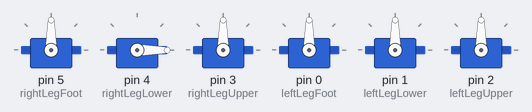
Bench run of a sketch on a simulated Arduino Uno, built with avr-gcc and run on an emulated ATmega328P. Parts: 6 × servo.

Above: at 0.1 s.
Timing chart, 0 to 3.0 s (numbered marks = the images above):
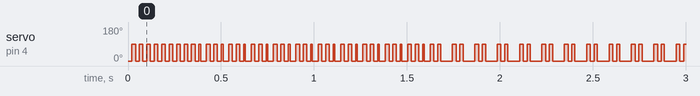

Measured:
- by itself, servo on pin 4 (rightLegLower): alternates 90° for 0.02 s and 0° for 0.02 s

The sketch:

nguyenMichaelCode2.ino
```cpp
#include <Servo.h>

Servo rightLegFoot;
Servo rightLegLower;
Servo rightLegUpper;
Servo leftLegFoot;
Servo leftLegLower;
Servo leftLegUpper;

float L1 = 50.0; // Length of the upper leg in millimeters.
float L2 = 68.79707; // Length of the lower leg in millimeters.


void rightLegMovement(){
  rightLegUpper.write(90);
  delay(100);
  rightLegLower.write(-90);
  delay(100);
  rightLegUpper.write(0);
  delay(100);
  rightLegLower.write(0);
  delay(100);
}

void equilibriumPostion(){
  // Function resets servo shaft positions to 0.
    int equilibriumPos = 90;
    rightLegFoot.write(equilibriumPos);
    rightLegLower.write(equilibriumPos);
    rightLegUpper.write(equilibriumPos);
    leftLegFoot.write(equilibriumPos);
    leftLegLower.write(equilibriumPos);
    leftLegUpper.write(equilibriumPos);
}


void servoSetup(){
  // Function assigns a digital pin to each servo motor.
    rightLegFoot.attach(5);
    rightLegLower.attach(4);
    rightLegUpper.attach(3);
    leftLegFoot.attach(0);
    leftLegLower.attach(1);
    leftLegUpper.attach(2);
}


void setup() {
  Serial.begin(9600);
  servoSetup();

}

void loop() {
   // rightLegMovement();
   rightLegLower.write(90);
   rightLegLower.write(0);
    }
```
